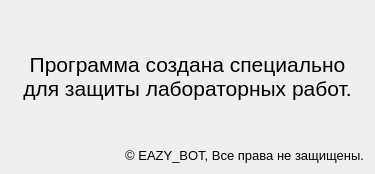
<?xml version="1.0" encoding="UTF-8"?>
<ui version="4.0">
 <class>About_Form</class>
 <widget class="QWidget" name="About_Form">
  <property name="windowModality">
   <enum>Qt::ApplicationModal</enum>
  </property>
  <property name="geometry">
   <rect>
    <x>0</x>
    <y>0</y>
    <width>375</width>
    <height>174</height>
   </rect>
  </property>
  <property name="sizePolicy">
   <sizepolicy hsizetype="Preferred" vsizetype="Preferred">
    <horstretch>0</horstretch>
    <verstretch>0</verstretch>
   </sizepolicy>
  </property>
  <property name="baseSize">
   <size>
    <width>0</width>
    <height>0</height>
   </size>
  </property>
  <property name="contextMenuPolicy">
   <enum>Qt::DefaultContextMenu</enum>
  </property>
  <property name="windowTitle">
   <string>О программе</string>
  </property>
  <layout class="QVBoxLayout" name="verticalLayout">
   <item>
    <widget class="QLabel" name="label">
     <property name="font">
      <font>
       <pointsize>16</pointsize>
       <weight>50</weight>
       <bold>false</bold>
       <strikeout>false</strikeout>
      </font>
     </property>
     <property name="text">
      <string>Программа создана специально для защиты лабораторных работ.</string>
     </property>
     <property name="textFormat">
      <enum>Qt::AutoText</enum>
     </property>
     <property name="alignment">
      <set>Qt::AlignCenter</set>
     </property>
     <property name="wordWrap">
      <bool>true</bool>
     </property>
    </widget>
   </item>
   <item>
    <widget class="QLabel" name="label_2">
     <property name="sizePolicy">
      <sizepolicy hsizetype="Preferred" vsizetype="Maximum">
       <horstretch>0</horstretch>
       <verstretch>0</verstretch>
      </sizepolicy>
     </property>
     <property name="font">
      <font>
       <pointsize>10</pointsize>
      </font>
     </property>
     <property name="text">
      <string>© EAZY_BOT, Все права не защищены.</string>
     </property>
     <property name="alignment">
      <set>Qt::AlignRight|Qt::AlignTrailing|Qt::AlignVCenter</set>
     </property>
    </widget>
   </item>
  </layout>
 </widget>
 <resources/>
 <connections/>
</ui>
